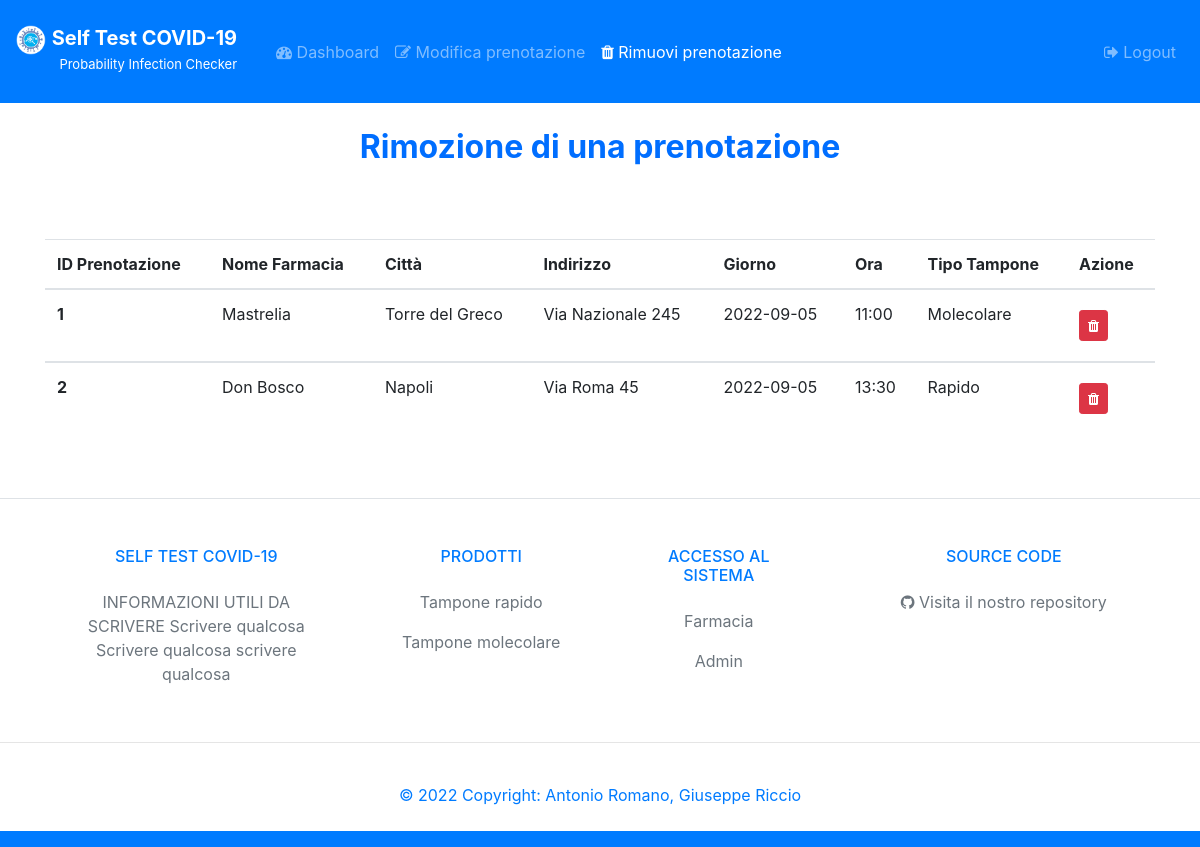
Page /rimozionePrenotazionePaziente (signed in) on the earlier database version.
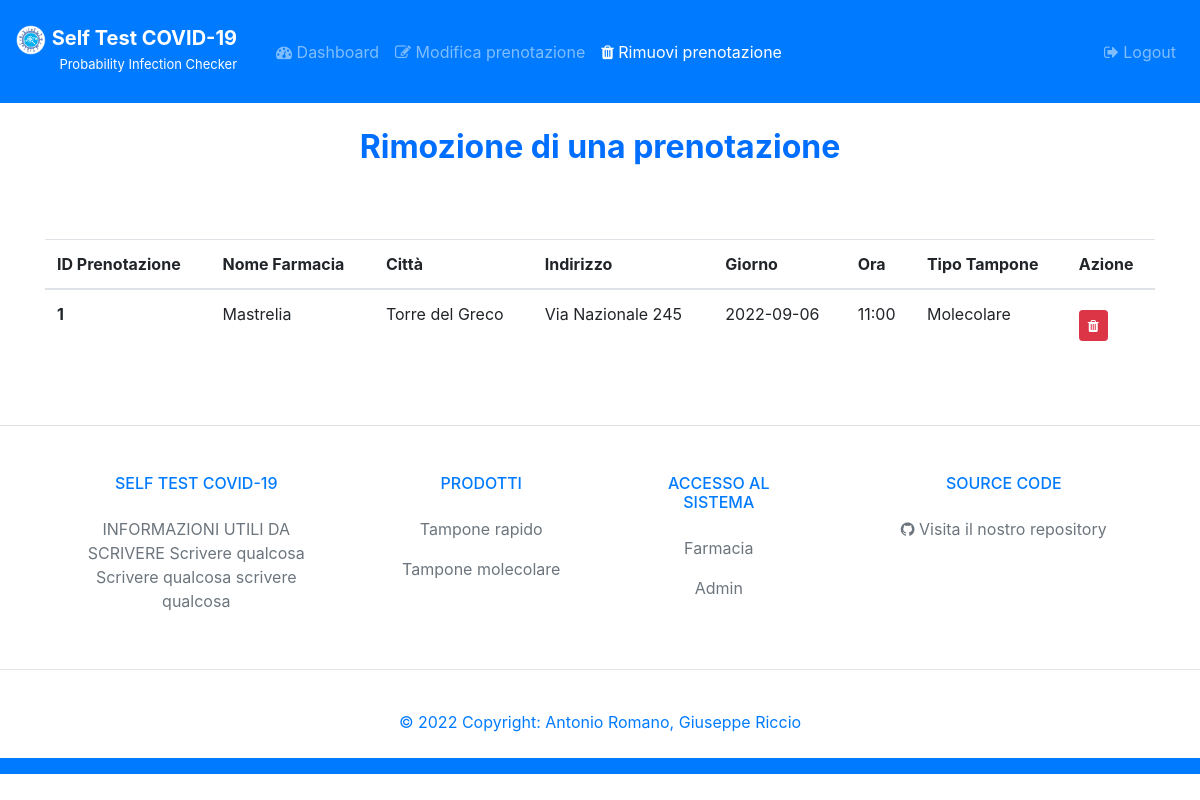
Same page on the later database version.
### tables this page shows
CREATE TABLE `Prenotazioni` (
	ID INTEGER PRIMARY KEY AUTOINCREMENT,
	Nome VARCHAR(50),
	Cognome VARCHAR(50),
	Email VARCHAR(50),
	CodiceFiscale VARCHAR(36),
	Telefono VARCHAR(10),
	Giorno DATE,
	Ora TIME,
	TipoTampone VARCHAR(10),
	EsitoTampone VARCHAR(20),
	ID_Farmacia INTEGER,
	ID_Paziente INTEGER,
	ID_Tampone INTEGER
);

CREATE TABLE `Farmacie` (
	ID INTEGER PRIMARY KEY AUTOINCREMENT,
	NomeFarmacia VARCHAR(50),
	Citta VARCHAR(50),
	CAP INT(5),
	Indirizzo VARCHAR(50),
	Email VARCHAR(50),
	PWD VARCHAR(50),
	UNIQUE(NomeFarmacia,Email)
);

### controllers/GestionePazienteRegistratoController.py (the view)
def rimozionePrenotazionePaziente():
    msg = ""
    if 'loggedin' in session:
        connection = connectDB()
        prenotazione = connection.execute('SELECT Prenotazioni.ID, NomeFarmacia, Citta, Indirizzo, Giorno, Ora, TipoTampone FROM Prenotazioni INNER JOIN Farmacie ON Prenotazioni.ID_Farmacia = Farmacie.ID AND Prenotazioni.ID_Paziente = ?',(session['id'],)).fetchall()
        connection.close()
    else:
        return redirect('/loginPaziente')
    return render_template('/PazienteRegistratoView/rimozionePrenotazionePaziente.html', prenotazioni=prenotazione, msg=msg)

### models/DB.py (called while the page is built)
def connectDB():
    connection = sqlite3.connect('./models/selftestcovid19.db')
    connection.row_factory = sqlite3.Row
    return connection

### templates/PazienteRegistratoView/rimozionePrenotazionePaziente.html (shortened to what the changed rows need)
<!doctype html>
<html lang="it">
<head>
  <link rel="stylesheet" href="https://cdnjs.cloudflare.com/ajax/libs/font-awesome/4.7.0/css/font-awesome.min.css">
  <link rel="stylesheet" href="https://stackpath.bootstrapcdn.com/bootstrap/4.3.1/css/bootstrap.min.css">
</head>
<body>
  <div class="container">
    <center>
      <h2 class="text-center" style="margin: 25px;"><b><span style="color: #006eff;">
            Rimozione di una prenotazione </span></b></h2>
      <div class="d-flex justify-content-center mt-5 table-responsive">
        <table class="table">
          <thead>
            <tr>
            <tr>
              <th scope="col">ID Prenotazione</th>
              <th scope="col">Nome Farmacia</th>
              <th scope="col">Città</th>
              <th scope="col">Indirizzo</th>
              <th scope="col">Giorno</th>
              <th scope="col">Ora</th>
              <th scope="col">Tipo Tampone</th>
              <th scope="col">Azione</th>
            </tr>
            </tr>
          </thead>
          <tbody>
            {% for prenotazione in prenotazioni %}
            <tr>
              <th scope="row">{{ prenotazione.ID }}</th>
              <td>{{ prenotazione.NomeFarmacia }}</td>
              <td>{{ prenotazione.Citta }}</td>
              <td>{{ prenotazione.Indirizzo }}</td>
              <td>{{ prenotazione.Giorno }}</td>
              <td>{{ prenotazione.Ora }}</td>
              <td>{{ prenotazione.TipoTampone }}</td>
              <td>
                <form action="/{{ prenotazione.ID }}/rimuoviPrenotazionePaziente" method="POST">
                  <button type="submit" class="btn btn-danger btn-sm my-2"><i class="fa fa-trash"
                      aria-hidden="true"></i></button>
                </form>
              </td>
            </tr>
          </tbody>
          {% endfor %}
        </table>
      </div>
    </center>
  </div>
</body>
</body>
</html>

Differences in the rows shown:
removed Prenotazioni: ID "2", NomeFarmacia "Don Bosco", Citta "Napoli", Indirizzo "Via Roma 45", Giorno "2022-09-05", Ora "13:30", TipoTampone "Rapido"
changed Prenotazioni "Molecolare": Giorno "2022-09-05" → "2022-09-06"
